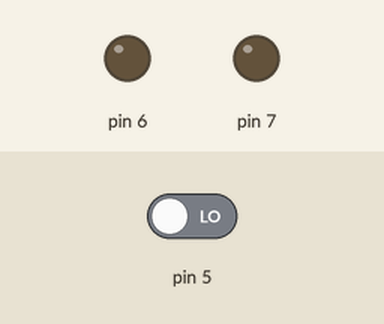
A sketch run on a simulated Arduino Uno, built with avr-gcc and run on an emulated ATmega328P. Parts: output pins drawn as LEDs (lit = HIGH). The test bench sets the inputs (shaded band); at power-on: pin 5 LOW.

Above: at 1.2 s.
1.3 s: pin 5 driven HIGH
At 2.5 s:
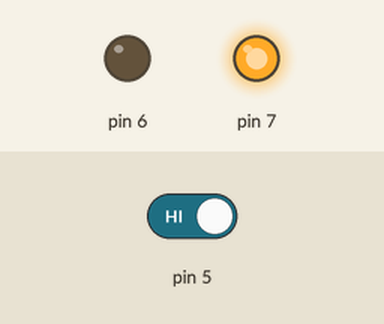
2.8 s: pin 5 driven LOW
At 3.8 s:
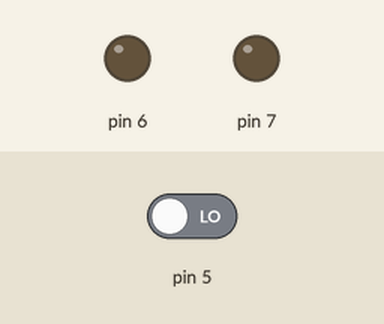
Timing chart, 0 to 5.8 s (numbered marks = the images above; inputs shaded):
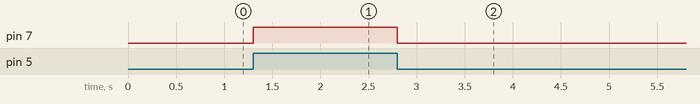

The sketch:

t_51.ino
```cpp
int pb=5;

void setup()
{
  pinMode(5, INPUT);
  pinMode(6, OUTPUT);
  pinMode(7, OUTPUT);
}

void loop()
{
  int bs=digitalRead(5);

  if(bs==HIGH)
  {
    digitalWrite(6, LOW);
    digitalWrite(7, HIGH);
  }
  else
  {
    digitalWrite(6, LOW);
    digitalWrite(7, LOW);
  }
}
```

Measured:
- after the input at 1.3 s, pin 7: LOW → HIGH at once
- after the input at 2.8 s, pin 7: HIGH → LOW at once
